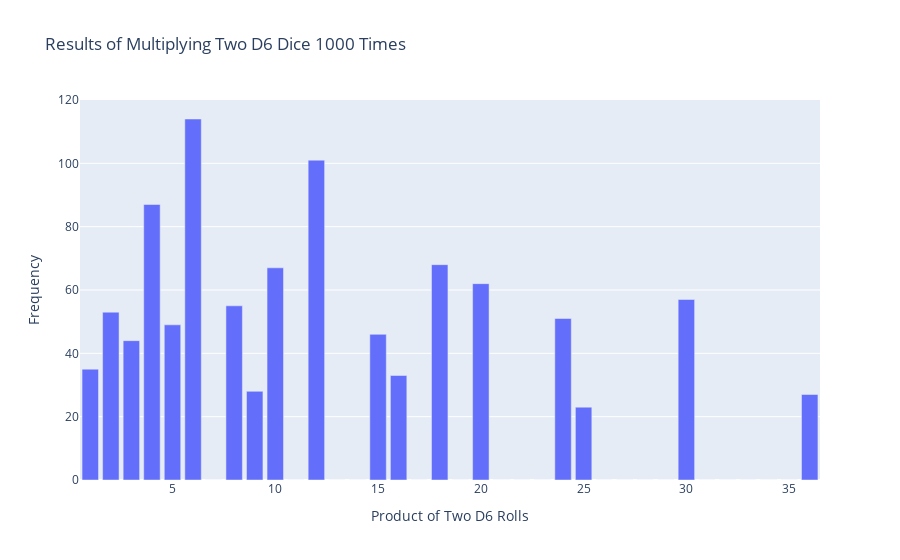

The code cell stored with this chart in its notebook:
### Markdown cell above
# 15-8. Multiplication of Two Dice: 
When you roll two dice, you usually add the two numbers together to get the result. Create a visualization that shows what happens if you multiply these numbers by each other instead.

### Code cell
# Create two D6 dice.
die_1 = Die()
die_2 = Die()

# Roll the dice and store the products.
num_rolls = 1000 
results = []
for _ in range(num_rolls):
    result = die_1.roll() * die_2.roll() # I Multiply the two numbers together to get the result not add up
    results.append(result)

# Analyze the results.
frequencies = []
poss_results = range(1, die_1.num_sides * die_2.num_sides + 1)  # Possible products range from 1 to 36.
for value in poss_results:
    frequency = results.count(value)
    frequencies.append(frequency)

# Visualize the results.
fig = px.bar(
    x=list(poss_results),
    y=frequencies,
    labels={'x': 'Product of Two D6 Rolls', 'y': 'Frequency'},
    title=f"Results of Multiplying Two D6 Dice {num_rolls} Times"
)
fig.update_layout(xaxis_dtick=0)
fig.show()

### Figure 1 — Plotly figure (JSON) as saved in the notebook; plotly's stock layout.template omitted (floating-point values rounded to 4 significant figures)
{"data": [{"alignmentgroup": "True", "hovertemplate": "Product of Two D6 Rolls=%{x}<br>Frequency=%{y}<extra></extra>", "legendgroup": "", "marker": {"color": "#636efa", "pattern": {"shape": ""}}, "name": "", "offsetgroup": "", "orientation": "v", "showlegend": false, "textposition": "auto", "type": "bar", "x": [1, 2, 3, 4, 5, 6, 7, 8, 9, 10, 11, 12, 13, 14, 15, 16, 17, 18, 19, 20, 21, 22, 23, 24, 25, 26, 27, 28, 29, 30, 31, 32, 33, 34, 35, 36], "xaxis": "x", "y": [35, 53, 44, 87, 49, 114, 0, 55, 28, 67, 0, 101, 0, 0, 46, 33, 0, 68, 0, 62, 0, 0, 0, 51, 23, 0, 0, 0, 0, 57, 0, 0, 0, 0, 0, 27], "yaxis": "y"}], "layout": {"barmode": "relative", "legend": {"tracegroupgap": 0}, "title": {"text": "Results of Multiplying Two D6 Dice 1000 Times"}, "xaxis": {"anchor": "y", "domain": [0, 1], "dtick": 0, "title": {"text": "Product of Two D6 Rolls"}}, "yaxis": {"anchor": "x", "domain": [0, 1], "title": {"text": "Frequency"}}}}
